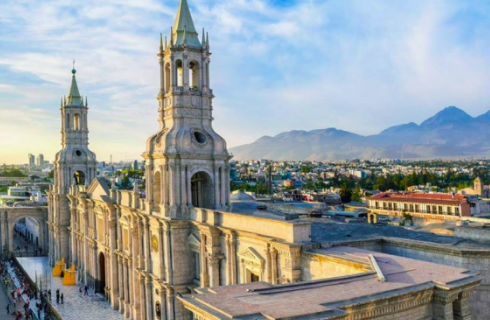
#> input picture img/img3.png, 490 x 320 px
$ python 6_2.py
#> lines starting #> are read from the running program, lines starting #| are printed output that depends on the picture
import cv2 as cv
import numpy as np
import matplotlib.pyplot as plts

img1 = cv.imread('img/img3.png',1)
#> img1 is the input picture: shape (320, 490, 3); mean B, G, R 158.2, 158.1, 151.7
img2 = cv.imread('img/img4.png',1)
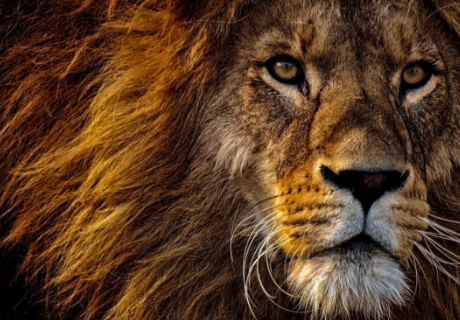
#> input picture img/img4.png, 460 x 320 px
#> img2 is the input picture: shape (320, 460, 3); mean B, G, R 34, 57.5, 88.5

rows, columns, channels = img1.shape
#> rows = 320; columns = 490; channels = 3
res = cv.resize(img2, dsize=(columns, rows), interpolation=cv.INTER_CUBIC)
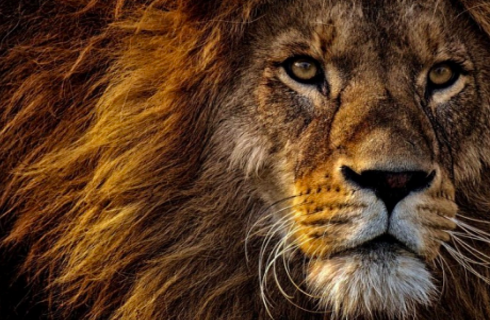
#> res: shape (320, 490, 3); mean B, G, R 34, 57.5, 88.5
output = np.zeros((len(img1),len(img1[0]),3),np.uint8)
#> output: shape (320, 490, 3); every value is 0

for i in range (len(img1)):
    for j in range (len(img1[i])):
      pixel = []
      for k in range(len(img1[i,j])):
        pixel.append( int((img1[i,j][k]) + int(res[i,j][k]))/2 )
      output[i,j] = pixel
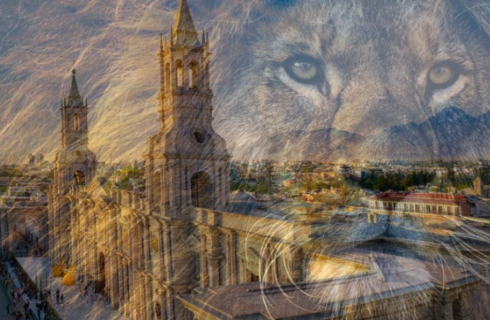
#> output: shape (320, 490, 3); mean B, G, R 95.9, 107.6, 119.8


cv.imshow ('Ejercicio 2', output)

if cv.waitKey(0) & 0xff == 27:
#> (key Esc is pressed here)
    cv.destroyAllWindows()
